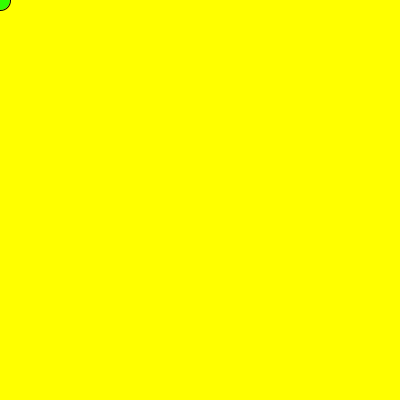
Frame 1 (no input)
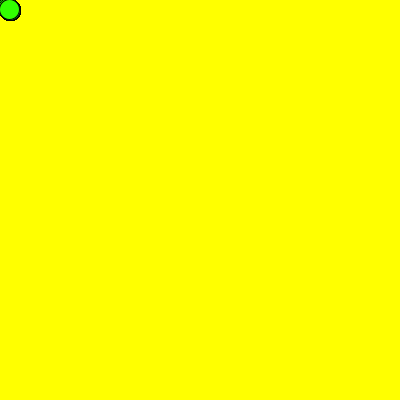
Frame 60 (the mouse pressed at the canvas centre just before this capture)
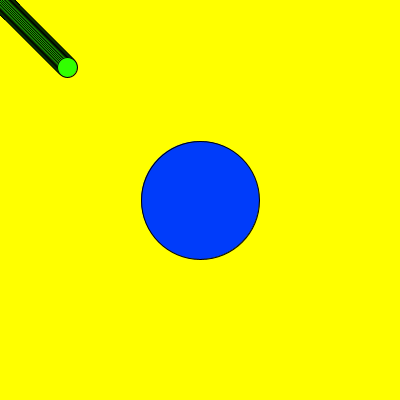
Frame 120 (the mouse held since frame 60 and released just before this capture)

The Processing sketch that drew these frames (run headless with seeded random() and noise(); from frame 60 on, the mouse is pressed at the canvas centre):

// Processing sketch: processing_74496
// ── processing_74496.pde

int d = 20;
int xPos = 0;
int yPos = 0;
int diametro = 0;
int directionX = 1;
int directionY = 1;

void setup(){
  size(400, 400);
  smooth();
   background(255, 255, 0, 50);
}

void draw(){
  //background(200, 20);
  //noStroke();
  fill(50, 255,0);
  ellipse(xPos, yPos, d, d);
  xPos = xPos + directionX;
  yPos = yPos + directionY;
  
  if(xPos > mouseX+diametro - d/2){
    directionX = -1;
  }
  if(yPos > mouseY+diametro - d/2){
    directionY = -1;
  }
  
  if(xPos < d/2){
    directionX = 1;
  }
  if(yPos < d/2){
    directionY = 1;
  }
  
  fill(0,60,250);
  if (mousePressed){
    ellipse(mouseX, mouseY, diametro, diametro);
    diametro = diametro + 2;
  }
  if (diametro > width){
    diametro = 0;
  }
}

void mouseReleased(){
  diametro = 0;
}
